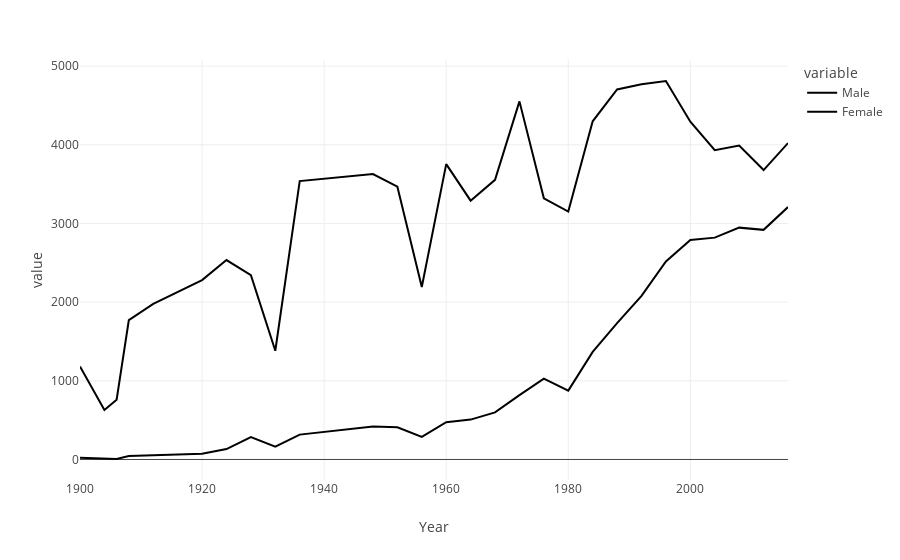

The cell this chart's notebook holds for it:
### Code cell
fig = px.line(final, x ="Year", y=['Male','Female'])
fig.show()

### Figure 1 — Plotly figure (JSON) as saved in the notebook; plotly's stock layout.template omitted (floating-point values rounded to 4 significant figures)
{"data": [{"hovertemplate": "variable=Male<br>Year=%{x}<br>value=%{y}<extra></extra>", "legendgroup": "Male", "line": {"color": "#000001", "dash": "solid"}, "marker": {"symbol": "circle"}, "mode": "lines", "name": "Male", "orientation": "v", "showlegend": true, "type": "scatter", "x": [1900, 1904, 1906, 1908, 1912, 1920, 1924, 1928, 1932, 1936, 1948, 1952, 1956, 1960, 1964, 1968, 1972, 1976, 1980, 1984, 1988, 1992, 1996, 2000, 2004, 2008, 2012, 2016], "xaxis": "x", "y": [1181, 629, 759, 1772, 1978, 2280, 2535, 2342, 1382, 3539, 3629, 3468, 2193, 3755, 3290, 3555, 4552, 3320, 3151, 4299, 4704, 4769, 4811, 4294, 3931, 3990, 3679, 4022], "yaxis": "y"}, {"hovertemplate": "variable=Female<br>Year=%{x}<br>value=%{y}<extra></extra>", "legendgroup": "Female", "line": {"color": "#000002", "dash": "solid"}, "marker": {"symbol": "circle"}, "mode": "lines", "name": "Female", "orientation": "v", "showlegend": true, "type": "scatter", "x": [1900, 1904, 1906, 1908, 1912, 1920, 1924, 1928, 1932, 1936, 1948, 1952, 1956, 1960, 1964, 1968, 1972, 1976, 1980, 1984, 1988, 1992, 1996, 2000, 2004, 2008, 2012, 2016], "xaxis": "x", "y": [23, 6, 6, 44, 53, 73, 132, 285, 162, 316, 420, 409, 288, 473, 507, 599, 818, 1028, 875, 1368, 1734, 2080, 2518, 2790, 2820, 2947, 2919, 3209], "yaxis": "y"}], "layout": {"legend": {"title": {"text": "variable"}, "tracegroupgap": 0}, "margin": {"t": 60}, "xaxis": {"anchor": "y", "domain": [0, 1], "title": {"text": "Year"}}, "yaxis": {"anchor": "x", "domain": [0, 1], "title": {"text": "value"}}}}
